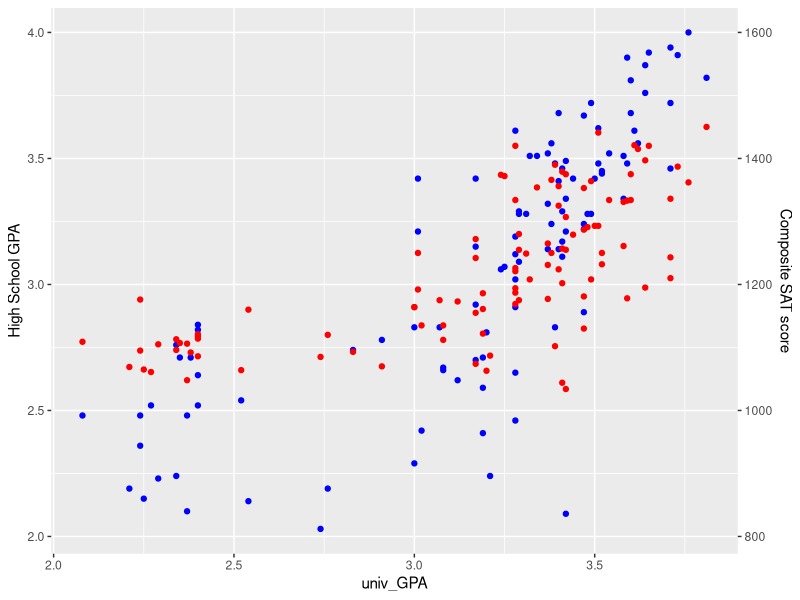
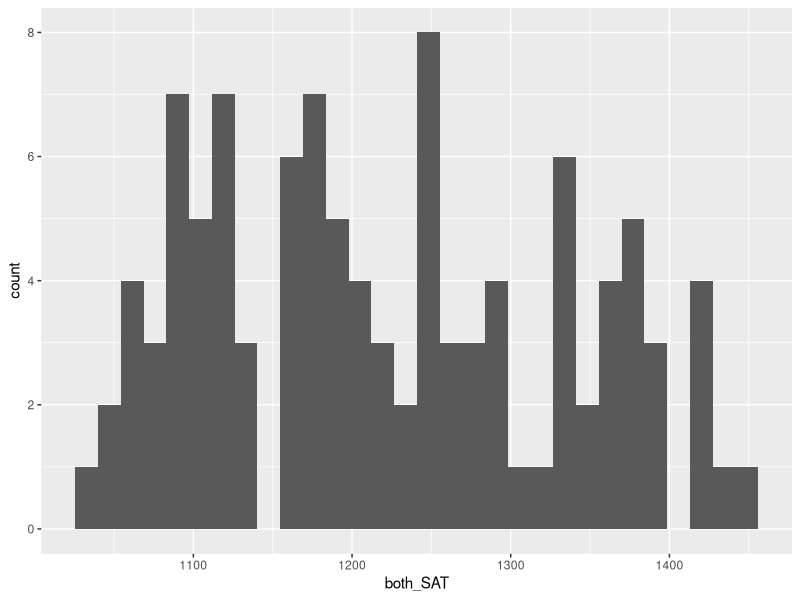
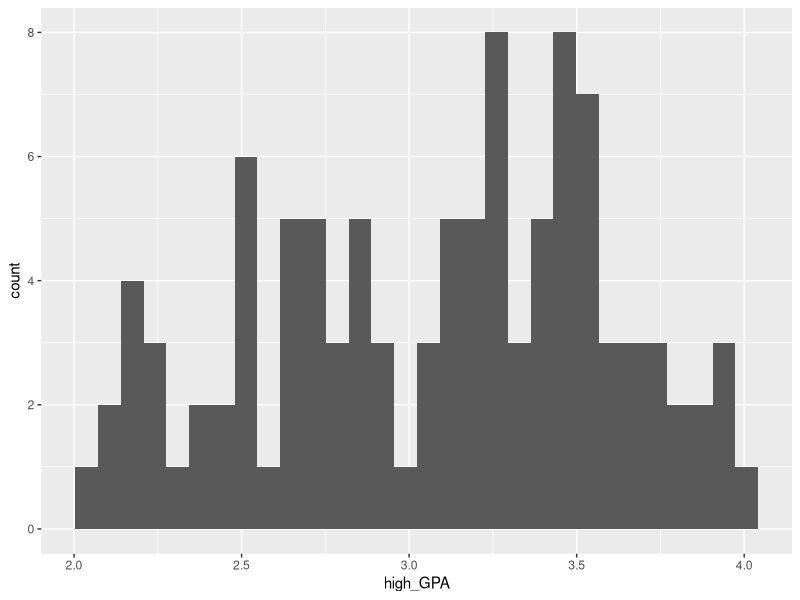
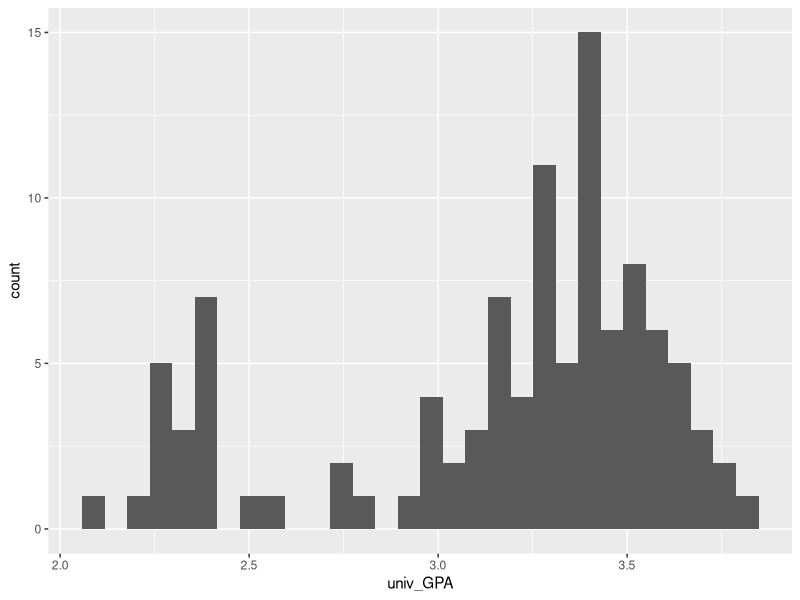

Here is the R script that generated these plots, in order:
## ---- chunk 1
library(tidyverse)
library(readxl)
library(broom)
library(modelr)
library(rsample)
## ---- chunk 2
## TODO:
df_sat <- 
  read_excel("./data/sat.xls")

## TODO: Do your "first checks"
df_sat
## ---- chunk 3
## NOTE: No need to edit this
df_composite <-
  df_sat %>%
  mutate(both_SAT = math_SAT + verb_SAT)
## ---- chunk 4
## TODO:
coeff <- 400

df_composite %>% 
  ggplot(aes(x = univ_GPA)) +
    geom_point(aes(y = high_GPA), color = "blue") +
    geom_point(aes(y = both_SAT/coeff), color = "red") +
  scale_y_continuous(
    name = "High School GPA",
    
    sec.axis = sec_axis(trans = ~.*coeff, name = "Composite SAT score")
  )

## ---- chunk 5
ggplot(df_composite) +
geom_histogram(aes(x = both_SAT))

ggplot(df_composite) +
geom_histogram(aes(x = high_GPA))

ggplot(df_composite) +
geom_histogram(aes(x = univ_GPA))

## ---- chunk 6
## TODO: Use the function cor.test() to test the correlations between
##       high_GPA and univ_GPA, as well as between
##       both_SAT and univ_GPA

corr_high <- cor.test(df_composite$high_GPA, df_composite$univ_GPA)

corr_both <- cor.test(df_composite$both_SAT, df_composite$univ_GPA)

corr_high
corr_both
## ---- chunk 7
## TODO: Use the bootstrap to compute a confidence interval for corr[high_GPA, univ_GPA]

conf_interval <- function(col) {
  col_mean <- mean(col)
  std_col <- sd(col)
  col_se <- std_col / sqrt(length(col))
  
  tibble(
    # term = "col", 
    # estimate = est,
    int_lo = col_mean + qnorm(0.005) * col_se,
    int_hi = col_mean + qnorm(0.995) * col_se
  )
}

df_composite %>% 
  bootstraps(times = 1000) %>% 
  mutate(
    estimates = map_dfr(
      splits,
      ~ analysis(.x) %>% summarize(
        corr_gpa = cor.test(high_GPA, univ_GPA)$estimate,
        corr_sat = cor.test(both_SAT, univ_GPA)$estimate
        )
      )
  ) %>% 
  summarize(
    corr_gpa = estimates %>% pull(corr_gpa),
    corr_sat = estimates %>% pull(corr_sat)
  ) %>%
  summarize(
    interval_gpa = conf_interval(corr_gpa) %>%
      rename(c(gpa_lo="int_lo", gpa_hi="int_hi")),
    interval_sat = conf_interval(corr_sat) %>%
      rename(c(sat_lo="int_lo", sat_hi="int_hi"))
  ) %>%
  unnest(cols = c(interval_gpa, interval_sat))

# int_pctl(estimates)
## ---- chunk 8
## NOTE: No need to edit
set.seed(101)

df_train <-
  df_composite %>%
  rowid_to_column() %>%
  slice_sample(n = 80)

df_validate <-
  df_composite %>%
  rowid_to_column() %>%
  anti_join(
    .,
    df_train,
    by = "rowid"
  )
## ---- chunk 9
## TODO: Fit a model of univ_GPA on the predictor both_SAT
fit_basic <- NA

## NOTE: The following computes confidence intervals on regression coefficients
fit_basic %>%
  tidy(
    conf.int = TRUE,
    conf.level = 0.99
  )
## ---- chunk 10
## TODO: Fit and assess models with predictors both_SAT + high_GPA, and high_GPA alone
